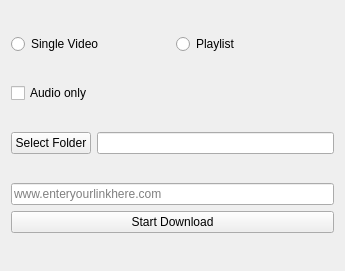
<?xml version="1.0" encoding="UTF-8"?>
<ui version="4.0">
 <class>Form</class>
 <widget class="QWidget" name="Form">
  <property name="geometry">
   <rect>
    <x>0</x>
    <y>0</y>
    <width>345</width>
    <height>271</height>
   </rect>
  </property>
  <property name="windowTitle">
   <string>Form</string>
  </property>
  <layout class="QVBoxLayout" name="verticalLayout_2">
   <item>
    <layout class="QHBoxLayout" name="horizontalLayout">
     <item>
      <widget class="QRadioButton" name="single_radio">
       <property name="text">
        <string>Single Video</string>
       </property>
      </widget>
     </item>
     <item>
      <widget class="QRadioButton" name="playlist_radio">
       <property name="text">
        <string>Playlist</string>
       </property>
      </widget>
     </item>
    </layout>
   </item>
   <item>
    <layout class="QVBoxLayout" name="verticalLayout">
     <item>
      <widget class="QCheckBox" name="audio_checkbox">
       <property name="text">
        <string>Audio only</string>
       </property>
      </widget>
     </item>
    </layout>
   </item>
   <item>
    <layout class="QHBoxLayout" name="horizontalLayout_2">
     <item>
      <widget class="QPushButton" name="open_dialog">
       <property name="text">
        <string>Select Folder</string>
       </property>
      </widget>
     </item>
     <item>
      <widget class="QLineEdit" name="filepath_input">
       <property name="cursor">
        <cursorShape>BusyCursor</cursorShape>
       </property>
      </widget>
     </item>
    </layout>
   </item>
   <item>
    <layout class="QVBoxLayout" name="verticalLayout_3">
     <item>
      <widget class="QLineEdit" name="link_input">
       <property name="placeholderText">
        <string>www.enteryourlinkhere.com</string>
       </property>
      </widget>
     </item>
     <item>
      <widget class="QPushButton" name="start_download">
       <property name="text">
        <string>Start Download</string>
       </property>
      </widget>
     </item>
    </layout>
   </item>
  </layout>
 </widget>
 <resources/>
 <connections/>
</ui>
